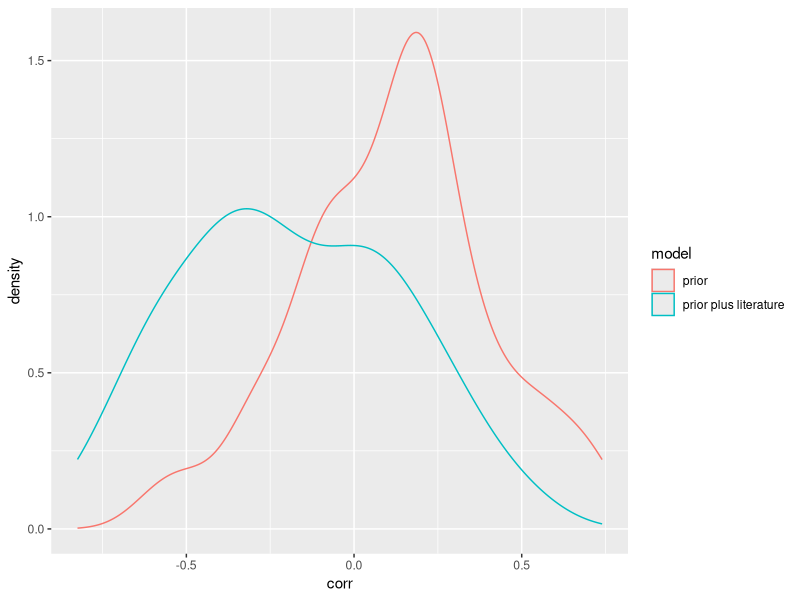

The R script that drew this image:
library('ggplot2')

prior_data=read.table('prior_spearman_normalized_results_rescaled_unix.txt',header=TRUE)
high_conf_data=read.table('high_confidence_spearman_results.txt',header=TRUE)

drugs<-c('AK','Tm','ZS','901','ST','HN','PLX','RO','RY','P6','SR','NT')

for (d in drugs){
M=mean(prior_data$Spearman[grepl(d,prior_data$Drug)])
print(paste(d," average Spearman ",M))
}

to_plot=data.frame(corr=c(high_conf_data$Spearman,prior_data$Spearman),
model=c(rep('prior plus literature',
length(high_conf_data$Spearman)),rep('prior',
length(prior_data$Spearman))))

m<-ggplot(to_plot,aes(corr,color=model)) + geom_density()

ggsave(m,file='Spearman_corr.png')